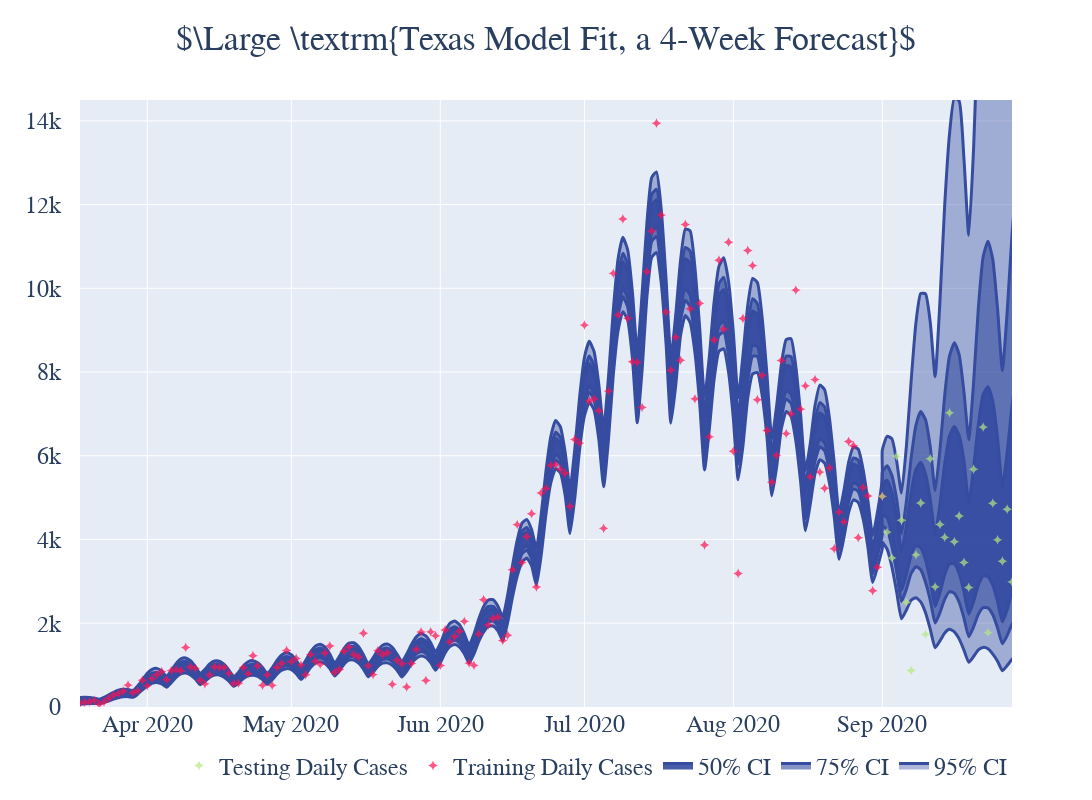

Notebook code for this chart:
### Code cell
plot_data = []
idx2 = new_cases_obs.index.append(other_part.index)



#band_list = [(0.95, 0.25), (0.89, 0.4), (0.75, 0.6), (0.5, 0.9)]
#band_list = [(2.5, 97.5, 0.25), (5.5, 94.5, 0.4), (12.5, 87.5, 0.6), (25, 75, 0.9)]
band_list = [(2.5, 97.5, 0.4), (12.5, 87.5, 0.6), (25, 75, 0.9)]
for band_tup in band_list:
    b1 = go.Scatter(
            x = idx2,
            y = bands[band_tup[0]],
            name = "{:.0f}% CI".format(100-2*band_tup[0]),
            line = dict(width=3, smoothing=0.5, shape="spline", color="rgb(53, 76, 161)"),
            fill = "tonexty",
            fillcolor = "rgba(53,76,161,{})".format(band_tup[2])
    )
        
    b2 = go.Scatter(
            x = idx2,
            y = bands[band_tup[1]],
            name = None,
            line = dict(width=3, smoothing=0.5, shape="spline", color="rgb(53, 76, 161)"),
            #fill = "tonexty",
            fillcolor = "rgba(53,76,161,{})".format(band_tup[2]),
            showlegend=False,
    
    )
    plot_data.append(b2)
    plot_data.append(b1)

    
    
# Historical Data
plot_data.append(
                    go.Scatter(
                        x=new_cases_obs.index,
                        y=new_cases_obs,
                        name="Training Daily Cases",
                        #line=dict(width=3, smoothing=1.3, shape="spline"),
                        opacity=0.7,
                        line=dict(color="rgb(255,16,83)"),
                        marker=dict(
                                line=dict(color='DarkSlateGrey')
                        ),
                        mode='markers',
                        marker_symbol="star-diamond",
                        marker_size=7
            )
)

# Training Data
plot_data.append(
                    go.Scatter(
                        x=other_part.index,
                        y=other_part,
                        name="Testing Daily Cases",
                        #line=dict(width=3, smoothing=1.3, shape="spline"),
                        opacity=0.7,
                        marker=dict(
                                line=dict(color='DarkSlateGrey')
                        ),
                        mode='markers',
                        marker_symbol="star-diamond",
                        marker_size=7
            )
)
    

layout = go.Layout(
    title=dict(
        text=r"$\Large \textrm{Texas Model Fit, a 4-Week Forecast}$",
        #text="MAP Estimates of the Effective Reproduction Number R_t for Texas Counties",
        #text="Hi",
        x=0.5
        #xanchor="center",
    ),
    font=dict(size=16),
    margin=dict(pad=0),
    yaxis=dict(ticksuffix="   ",
              zeroline=False)
)


fig = go.Figure(data=plot_data, layout=layout)
fig.update_layout(
    autosize=False,
    width=1600,
    height=800,)
#fig.update_layout(yaxis=dict(range=[min_y,max_y],
#                            tickformat=".1f"))
fig.update_layout(
    font=dict(
        family="CMU Modern",
        size=24
    )
)

fig.update_layout(legend=dict(
    orientation="h",
    yanchor="top",
    y=-0.06,
    xanchor="right",
    x=1
))

fig.update_layout(
    xaxis=dict(
        range=[datetime.datetime(2020,3,18), datetime.datetime(2020,8,31)+datetime.timedelta(days=4*7)]
    ),
    yaxis=dict(
        range=[-5, 14500]
    )
)


fig.write_image("texas_forecast.jpg", scale=5)
fig.write_html("texas_forecast.html")

fig.show()

### Figure 1 — Plotly figure (JSON) as saved in the notebook; plotly's stock layout.template omitted (floating-point values rounded to 4 significant figures; data arrays with more than 128 entries replaced by an {"elided": "..."} marker saying what was removed)
{"data": [{"fillcolor": "rgba(53,76,161,0.4)", "line": {"color": "rgb(53, 76, 161)", "shape": "spline", "smoothing": 0.5, "width": 3}, "showlegend": false, "type": "scatter", "x": {"elided": "313 str values"}, "y": {"elided": "313 float values"}}, {"fill": "tonexty", "fillcolor": "rgba(53,76,161,0.4)", "line": {"color": "rgb(53, 76, 161)", "shape": "spline", "smoothing": 0.5, "width": 3}, "name": "95% CI", "type": "scatter", "x": {"elided": "313 str values"}, "y": {"elided": "313 float values"}}, {"fillcolor": "rgba(53,76,161,0.6)", "line": {"color": "rgb(53, 76, 161)", "shape": "spline", "smoothing": 0.5, "width": 3}, "showlegend": false, "type": "scatter", "x": {"elided": "313 str values"}, "y": {"elided": "313 float values"}}, {"fill": "tonexty", "fillcolor": "rgba(53,76,161,0.6)", "line": {"color": "rgb(53, 76, 161)", "shape": "spline", "smoothing": 0.5, "width": 3}, "name": "75% CI", "type": "scatter", "x": {"elided": "313 str values"}, "y": {"elided": "313 float values"}}, {"fillcolor": "rgba(53,76,161,0.9)", "line": {"color": "rgb(53, 76, 161)", "shape": "spline", "smoothing": 0.5, "width": 3}, "showlegend": false, "type": "scatter", "x": {"elided": "313 str values"}, "y": {"elided": "313 float values"}}, {"fill": "tonexty", "fillcolor": "rgba(53,76,161,0.9)", "line": {"color": "rgb(53, 76, 161)", "shape": "spline", "smoothing": 0.5, "width": 3}, "name": "50% CI", "type": "scatter", "x": {"elided": "313 str values"}, "y": {"elided": "313 float values"}}, {"line": {"color": "rgb(255,16,83)"}, "marker": {"line": {"color": "DarkSlateGrey"}, "size": 7, "symbol": "star-diamond"}, "mode": "markers", "name": "Training Daily Cases", "opacity": 0.7, "type": "scatter", "x": {"elided": "168 str values"}, "y": {"elided": "168 int values"}}, {"marker": {"line": {"color": "DarkSlateGrey"}, "size": 7, "symbol": "star-diamond"}, "mode": "markers", "name": "Testing Daily Cases", "opacity": 0.7, "type": "scatter", "x": {"elided": "145 str values"}, "y": {"elided": "145 int values"}}], "layout": {"autosize": false, "font": {"family": "CMU Modern", "size": 24}, "height": 800, "legend": {"orientation": "h", "x": 1, "xanchor": "right", "y": -0.06, "yanchor": "top"}, "margin": {"pad": 0}, "title": {"text": "$\\Large \\textrm{Texas Model Fit, a 4-Week Forecast}$", "x": 0.5}, "width": 1600, "xaxis": {"range": ["2020-03-18T00:00:00", "2020-09-28T00:00:00"]}, "yaxis": {"range": [-5, 14500], "ticksuffix": "   ", "zeroline": false}}}
